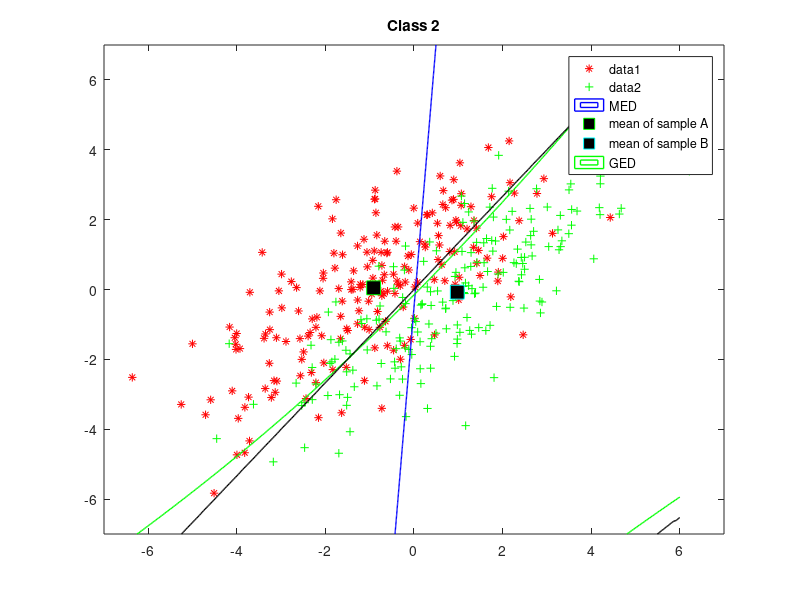

The MATLAB script that drew this image:
%% SYDE 675 LAB_1
clear all; close all; clc;

%% class 1
muAClass2 = [-1,0];
sigmaAClass2 = [4,3; 3,4];
muBClass2 = [1,0];
sigmaBClass2 = [4,3; 3,4];

%% load data
rAClass2 = mvnrnd(muAClass2, sigmaAClass2, 200);
rBClass2 = mvnrnd(muBClass2, sigmaBClass2, 200);
h = figure
plot(rAClass2(:,1),rAClass2(:,2),'r*');
hold on
plot(rBClass2(:,1),rBClass2(:,2),'g+'); 
title('Class 2');

%% MED
meanClass2A = mean(rAClass2)
meanClass2B = mean(rBClass2)
u = linspace(-7, 7, 400);
v = linspace(-7, 7, 400);
z = zeros(length(u), length(v));
for i = 1:length(u)
        for j = 1:length(v)
            z(i,j) = ((u(i)- meanClass2A(1))^2 + (v(j)- meanClass2A(2))^2)...
                - ((u(i)- meanClass2B(1))^2 + (v(j)- meanClass2B(2))^2);
        end
end
z = z';
contour(u,v,z,[0, 0], 'LineWidth', 1,'LineColor','b','DisplayName','MED');

plot(meanClass2A(1),meanClass2A(2),'gs','MarkerSize',10,'MarkerFaceColor',...
    [0,0,0],...
    'DisplayName','mean of sample A');
plot(meanClass2B(1),meanClass2B(2),'cs','MarkerSize',10,'MarkerFaceColor',...
    [0,0,0],...
    'DisplayName','mean of sample B');

%% GED
u1 = linspace(-7, 6, 400);
v1 = linspace(-7, 6, 400);
valClass2A = cov(rAClass2)
valClass2B = cov(rBClass2)
z1 = zeros(length(u1), length(v1));
for i = 1:length(u1)
     for j = 1:length(v1)
         z1(i,j) = ([u1(i) v1(j)]- meanClass2A)*inv(valClass2A)*([u1(i) v1(j)]...
             - meanClass2A)'- ([u1(i) v1(j)]- meanClass2B)*inv(valClass2B)...
             *([u1(i) v1(j)]- meanClass2B)';
             
     end
end
z1 = z1';
contour(u1,v1,z1,[0, 0], 'LineWidth', 1,'LineColor','g','DisplayName','GED'); 
legend('show');

%% MAP

u2 = linspace(-7, 6, 400);
v2 = linspace(-7, 6, 400);
z2 = zeros(length(u2), length(v2));
for i = 1:length(u2)
     for j = 1:length(v2)      
         z2(i,j) = 1/(2*pi*(abs(det(sigmaAClass2)))^0.5)*exp(-0.5*([u2(i) v2(j)]...
             - muAClass2)*inv(sigmaAClass2)*([u2(i) v2(j)]- muAClass2)')...
             - 1/(2*pi*(abs(det(sigmaBClass2)))^0.5)*exp(-0.5*([u2(i) v2(j)] ...
             - muBClass2)*inv(sigmaBClass2)*([u2(i) v2(j)]- muBClass2)');
     end
end
z2 = z2';
contour(u2,v2,z2,[0, 0], 'LineWidth', 1,'LineColor','k','DisplayName','MAP'); 
legend('show');


saveas(h,'class2_erro_MED.png');

%% error MED
Class = [rAClass2; rBClass2];
% add labels
Class(1:200, 3) = 1;
Class(201:400, 3) = 2;
error_MED2 = zeros(40,1);
z = zeros(length(Class),1);
for n = 1:40
    v = 5*n;
    u = (5*n-4);
    sample2A = rAClass2(u:v,:);
    sample2B = rBClass2(u:v,:);
    meanClass2A = mean(sample2A);
    meanClass2B = mean(sample2B);
   
    for i = 1:400
         z(i) = (Class(i,1)- meanClass2A(1))^2 + (Class(i,2)- meanClass2A(2))^2 ...
                - ((Class(i,1)- meanClass2B(1))^2 + (Class(i,2)- meanClass2B(2))^2);
            
         if z(i)>0
              z(i) = 2;
         else
              z(i) = 1;
         end
            
    end
    
    
% get rid of training samples
z(u:v,:) = Class(u:v,3);
z(200+u:200+v) = Class(200+u:200+v,3);
% calculate error rate
error_MED2(n) = sum(abs(z(1:200)-1)+abs(z(201:400)-2))/380;
end
muError_MED2 = mean(error_MED2);
varError_MED2 = std(error_MED2);